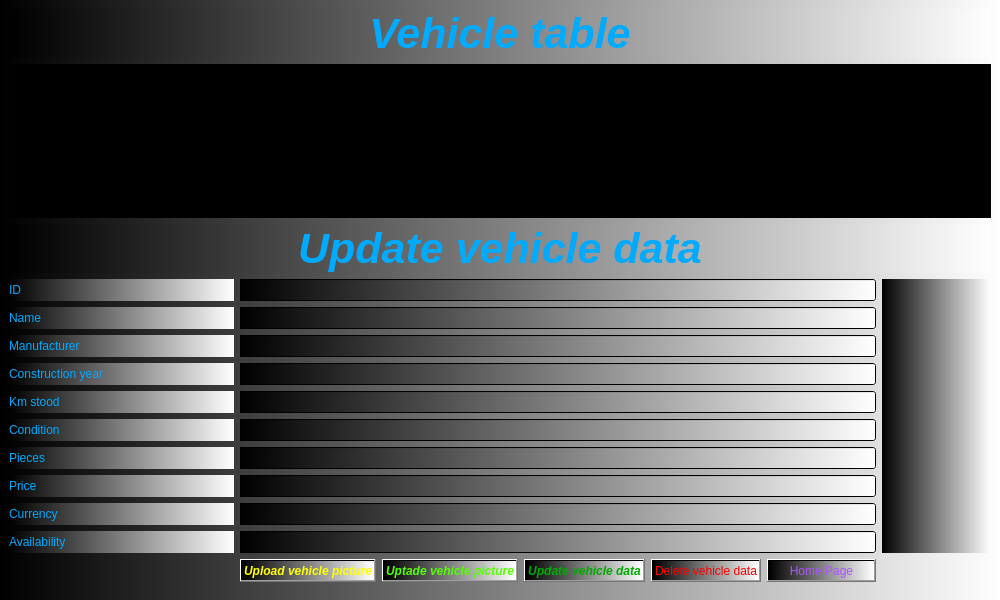
<?xml version="1.0" encoding="UTF-8"?>
<ui version="4.0">
 <class>VehicleTable</class>
 <widget class="QMainWindow" name="VehicleTable">
  <property name="geometry">
   <rect>
    <x>0</x>
    <y>0</y>
    <width>1000</width>
    <height>600</height>
   </rect>
  </property>
  <property name="font">
   <font>
    <pointsize>12</pointsize>
    <italic>true</italic>
    <bold>true</bold>
   </font>
  </property>
  <property name="windowTitle">
   <string>Vehicle Table</string>
  </property>
  <property name="windowIcon">
   <iconset resource="MYPICTURES.qrc">
    <normaloff>:/picture/Chevorlet.png</normaloff>:/picture/Chevorlet.png</iconset>
  </property>
  <property name="toolTip">
   <string>Vehicle Table</string>
  </property>
  <property name="styleSheet">
   <string notr="true">color: rgb(0, 170, 255);
background-color: qlineargradient(spread:pad, x1:0, y1:0, x2:1, y2:0, stop:0 rgba(0, 0, 0, 255), stop:1 rgba(255, 255, 255, 255));</string>
  </property>
  <widget class="QWidget" name="centralwidget">
   <layout class="QGridLayout" name="gridLayout_2">
    <item row="0" column="0">
     <layout class="QGridLayout" name="gridLayout">
      <item row="0" column="0" colspan="8">
       <widget class="QLabel" name="label">
        <property name="font">
         <font>
          <pointsize>32</pointsize>
          <italic>true</italic>
          <bold>true</bold>
         </font>
        </property>
        <property name="text">
         <string>Vehicle table</string>
        </property>
        <property name="alignment">
         <set>Qt::AlignCenter</set>
        </property>
       </widget>
      </item>
      <item row="1" column="0" colspan="8">
       <widget class="QTableView" name="tableView_vehicle">
        <property name="font">
         <font>
          <pointsize>10</pointsize>
          <italic>true</italic>
          <bold>true</bold>
         </font>
        </property>
        <property name="styleSheet">
         <string notr="true">background-color: rgb(0, 0, 0);</string>
        </property>
        <property name="editTriggers">
         <set>QAbstractItemView::NoEditTriggers</set>
        </property>
        <property name="alternatingRowColors">
         <bool>true</bool>
        </property>
        <attribute name="horizontalHeaderDefaultSectionSize">
         <number>157</number>
        </attribute>
        <attribute name="verticalHeaderVisible">
         <bool>false</bool>
        </attribute>
       </widget>
      </item>
      <item row="2" column="0" colspan="8">
       <widget class="QLabel" name="label_id">
        <property name="font">
         <font>
          <pointsize>32</pointsize>
          <italic>true</italic>
          <bold>true</bold>
         </font>
        </property>
        <property name="text">
         <string>Update vehicle data</string>
        </property>
        <property name="alignment">
         <set>Qt::AlignCenter</set>
        </property>
       </widget>
      </item>
      <item row="3" column="0" colspan="2">
       <widget class="QLabel" name="label_3">
        <property name="text">
         <string>ID</string>
        </property>
       </widget>
      </item>
      <item row="3" column="2" colspan="5">
       <widget class="QLineEdit" name="lineEdit_id">
        <property name="readOnly">
         <bool>true</bool>
        </property>
       </widget>
      </item>
      <item row="3" column="7" rowspan="10">
       <widget class="QLabel" name="label_picture">
        <property name="text">
         <string/>
        </property>
       </widget>
      </item>
      <item row="4" column="0" colspan="2">
       <widget class="QLabel" name="label_4">
        <property name="text">
         <string>Name</string>
        </property>
       </widget>
      </item>
      <item row="4" column="2" colspan="5">
       <widget class="QLineEdit" name="lineEdit_name"/>
      </item>
      <item row="5" column="0" colspan="2">
       <widget class="QLabel" name="label_5">
        <property name="text">
         <string>Manufacturer</string>
        </property>
       </widget>
      </item>
      <item row="5" column="2" colspan="5">
       <widget class="QLineEdit" name="lineEdit_manufacturer"/>
      </item>
      <item row="6" column="0" colspan="2">
       <widget class="QLabel" name="label_6">
        <property name="text">
         <string>Construction year</string>
        </property>
       </widget>
      </item>
      <item row="6" column="2" colspan="5">
       <widget class="QLineEdit" name="lineEdit_construction_year"/>
      </item>
      <item row="7" column="0" colspan="2">
       <widget class="QLabel" name="label_7">
        <property name="text">
         <string>Km stood</string>
        </property>
       </widget>
      </item>
      <item row="7" column="2" colspan="5">
       <widget class="QLineEdit" name="lineEdit_km_stood"/>
      </item>
      <item row="8" column="0" colspan="2">
       <widget class="QLabel" name="label_8">
        <property name="text">
         <string>Condition</string>
        </property>
       </widget>
      </item>
      <item row="8" column="2" colspan="5">
       <widget class="QLineEdit" name="lineEdit_condition"/>
      </item>
      <item row="9" column="0" colspan="2">
       <widget class="QLabel" name="label_9">
        <property name="text">
         <string>Pieces</string>
        </property>
       </widget>
      </item>
      <item row="9" column="2" colspan="5">
       <widget class="QLineEdit" name="lineEdit_pieces"/>
      </item>
      <item row="10" column="0" colspan="2">
       <widget class="QLabel" name="label_10">
        <property name="text">
         <string>Price</string>
        </property>
       </widget>
      </item>
      <item row="10" column="2" colspan="5">
       <widget class="QLineEdit" name="lineEdit_price"/>
      </item>
      <item row="11" column="0" colspan="2">
       <widget class="QLabel" name="label_11">
        <property name="text">
         <string>Currency</string>
        </property>
       </widget>
      </item>
      <item row="11" column="2" colspan="5">
       <widget class="QLineEdit" name="lineEdit_currency"/>
      </item>
      <item row="12" column="0" colspan="2">
       <widget class="QLabel" name="label_12">
        <property name="text">
         <string>Availability</string>
        </property>
       </widget>
      </item>
      <item row="12" column="2" colspan="5">
       <widget class="QLineEdit" name="lineEdit_availability"/>
      </item>
      <item row="13" column="0" rowspan="2">
       <spacer name="verticalSpacer">
        <property name="orientation">
         <enum>Qt::Vertical</enum>
        </property>
        <property name="sizeHint" stdset="0">
         <size>
          <width>20</width>
          <height>40</height>
         </size>
        </property>
       </spacer>
      </item>
      <item row="13" column="3">
       <widget class="QPushButton" name="pushButton_update_picture">
        <property name="font">
         <font>
          <pointsize>9</pointsize>
          <italic>true</italic>
          <bold>true</bold>
         </font>
        </property>
        <property name="styleSheet">
         <string notr="true">color: rgb(85, 255, 0);</string>
        </property>
        <property name="text">
         <string>Uptade vehicle picture</string>
        </property>
       </widget>
      </item>
      <item row="13" column="4">
       <widget class="QPushButton" name="pushButton_update_data">
        <property name="font">
         <font>
          <pointsize>9</pointsize>
          <italic>true</italic>
          <bold>true</bold>
         </font>
        </property>
        <property name="styleSheet">
         <string notr="true">color: rgb(0, 170, 0);</string>
        </property>
        <property name="text">
         <string>Update vehicle data</string>
        </property>
       </widget>
      </item>
      <item row="13" column="5">
       <widget class="QPushButton" name="pushButton_delete_data">
        <property name="styleSheet">
         <string notr="true">color: rgb(255, 0, 0);</string>
        </property>
        <property name="text">
         <string>Delete vehicle data</string>
        </property>
       </widget>
      </item>
      <item row="13" column="6">
       <widget class="QPushButton" name="pushButton_homePage">
        <property name="styleSheet">
         <string notr="true">color: rgb(170, 85, 255);</string>
        </property>
        <property name="text">
         <string>Home Page</string>
        </property>
       </widget>
      </item>
      <item row="13" column="7" rowspan="2">
       <spacer name="verticalSpacer_7">
        <property name="orientation">
         <enum>Qt::Vertical</enum>
        </property>
        <property name="sizeHint" stdset="0">
         <size>
          <width>20</width>
          <height>40</height>
         </size>
        </property>
       </spacer>
      </item>
      <item row="14" column="2">
       <spacer name="verticalSpacer_2">
        <property name="orientation">
         <enum>Qt::Vertical</enum>
        </property>
        <property name="sizeHint" stdset="0">
         <size>
          <width>20</width>
          <height>40</height>
         </size>
        </property>
       </spacer>
      </item>
      <item row="14" column="3">
       <spacer name="verticalSpacer_3">
        <property name="orientation">
         <enum>Qt::Vertical</enum>
        </property>
        <property name="sizeHint" stdset="0">
         <size>
          <width>20</width>
          <height>40</height>
         </size>
        </property>
       </spacer>
      </item>
      <item row="14" column="4">
       <spacer name="verticalSpacer_4">
        <property name="orientation">
         <enum>Qt::Vertical</enum>
        </property>
        <property name="sizeHint" stdset="0">
         <size>
          <width>20</width>
          <height>40</height>
         </size>
        </property>
       </spacer>
      </item>
      <item row="14" column="5">
       <spacer name="verticalSpacer_5">
        <property name="orientation">
         <enum>Qt::Vertical</enum>
        </property>
        <property name="sizeHint" stdset="0">
         <size>
          <width>20</width>
          <height>40</height>
         </size>
        </property>
       </spacer>
      </item>
      <item row="14" column="6">
       <spacer name="verticalSpacer_6">
        <property name="orientation">
         <enum>Qt::Vertical</enum>
        </property>
        <property name="sizeHint" stdset="0">
         <size>
          <width>20</width>
          <height>40</height>
         </size>
        </property>
       </spacer>
      </item>
      <item row="13" column="2">
       <widget class="QPushButton" name="pushButton_upload_picture">
        <property name="font">
         <font>
          <pointsize>9</pointsize>
          <italic>true</italic>
          <bold>true</bold>
         </font>
        </property>
        <property name="styleSheet">
         <string notr="true">color: rgb(255, 255, 0);</string>
        </property>
        <property name="text">
         <string>Upload vehicle picture</string>
        </property>
       </widget>
      </item>
     </layout>
    </item>
   </layout>
  </widget>
  <widget class="QMenuBar" name="menubar">
   <property name="geometry">
    <rect>
     <x>0</x>
     <y>0</y>
     <width>1000</width>
     <height>26</height>
    </rect>
   </property>
  </widget>
 </widget>
 <resources>
  <include location="MYPICTURES.qrc"/>
 </resources>
 <connections/>
</ui>
